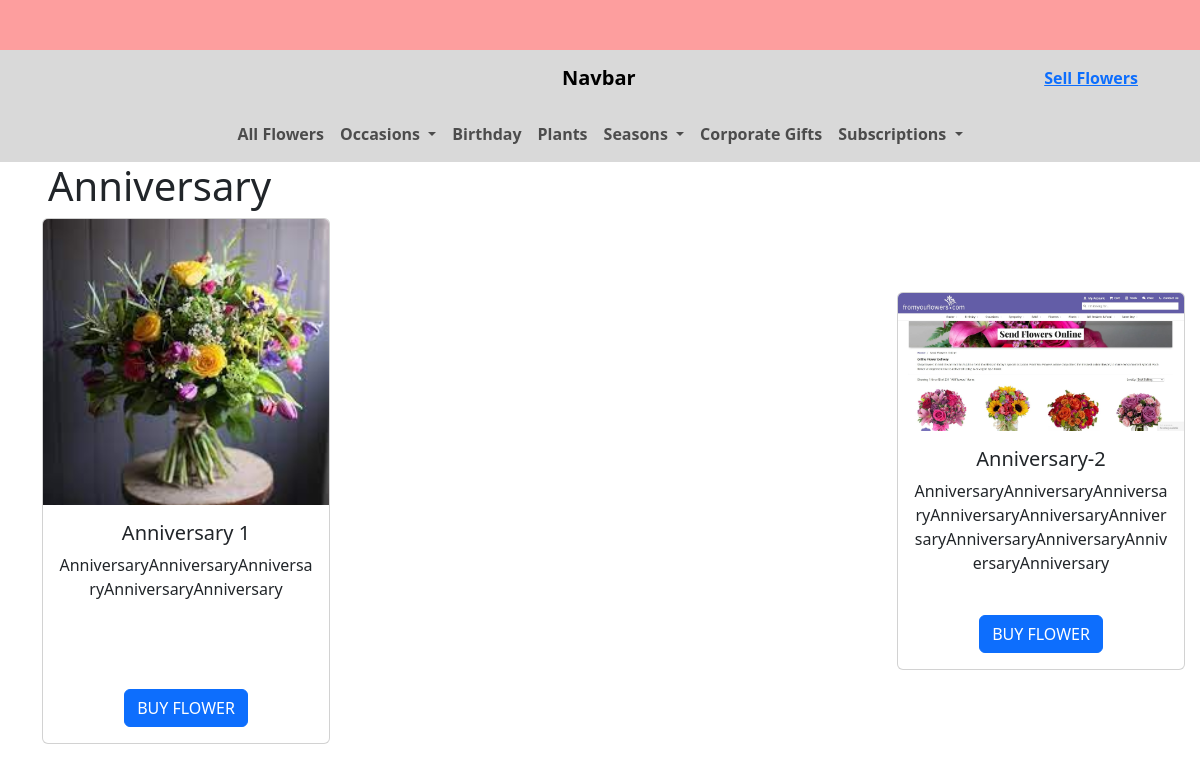
The app's page /articles/anniversary/ with its own data.
### articles/models.py (models this page shows, shortened)
class Article(models.Model):
    occasions = (
        ('birthday', u'birthday'),
        ('anniversary', u'anniversary'),
        ('sympathy', u'sympathy'),
        ('graduation', u'graduation'),
        ('getwell', u'getwell'),
    )
    types = (
        ('1', u'bouqet'),
        ('2', u'plant'),
        ('2', u'flower'),
    )
    title = models.CharField(max_length=50)
    slug = models.SlugField()
    body = models.TextField()
    date = models.DateTimeField(auto_now_add=True)
    thumb = models.ImageField(default='default.jpg', blank=True)
    author = models.ForeignKey(User, on_delete=models.CASCADE, default=None)
    occasion = models.CharField(max_length=32, choices=occasions, null=True, blank=True)
    type = models.CharField(max_length=32, choices=types, null=True, blank=True)
    price = models.IntegerField(default=0,
        validators=[
            MinValueValidator(0),  # Optional: Specify minimum allowed value
            MaxValueValidator(999),  # Optional: Specify maximum allowed value
        ]
    )

### articles/views.py (the view)
# urls.py: path('anniversary/', views.article_anniversary, name="anniversary"),
def article_anniversary(request):
    articles = Article.objects.filter(occasion='anniversary')
    return render(request, "articles/article_anniversary.html", {'articles': articles})

### articles/templates/articles/article_anniversary.html
{% extends 'base_layout.html' %}
{% block content %}
<section class="products" id="products">
  <h1 class="ms-5">Anniversary</h1>
  <div class="container-lg">
      <div class="row justify-content-between align-items-center">
          {% for article in articles %}
             <div class="col-3" type="{{article.author.username}}" >
                 <div class="card" style="width: 18rem;">
                     <img src="{{article.thumb.url}}" class="card-img-top" alt="...">
                     <div class="card-body text-center">
                         <h5 class="card-title">{{article.title}}</h5>
                         <p class="card-text text-height">{{article.body}}</p>
                         <a href="{% url 'articles:detail' slug=article.slug %}" class="btn btn-primary">BUY FLOWER</a>
                     </div>
                 </div>
            </div>
          {% endfor %}
      </div>
  </div>
</section>
{% endblock %}

### assets/styles.css (style rules this page uses)
.text-height { min-height: 120px; }

### records on screen
Article: thumb (picture), title "Anniversary 1", body "AnniversaryAnniversaryAnniversaryAnniversaryAnniversary"
Article: thumb (placeholder picture), title "Anniversary-2", body "AnniversaryAnniversaryAnniversaryAnniversaryAnniversaryAnniversaryAnniversaryAnniversaryAnniversaryAnniversary"
